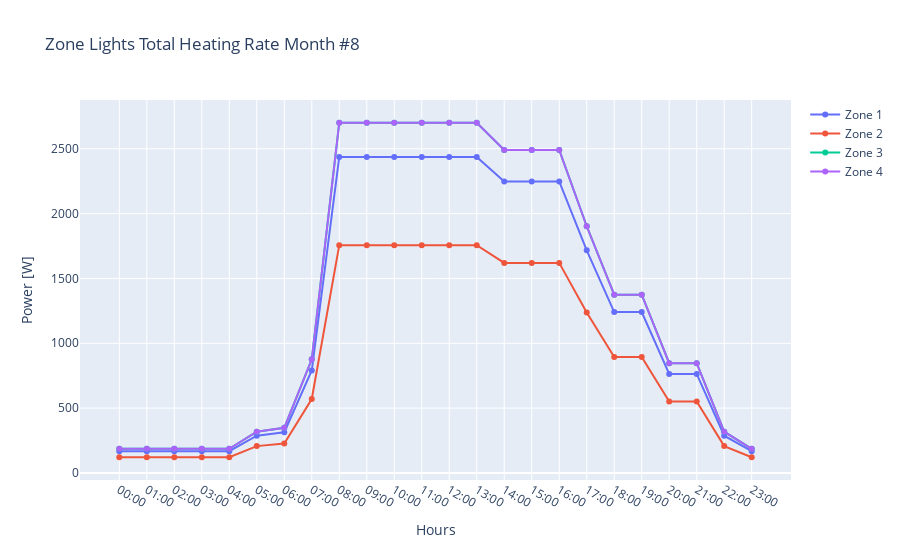

Source (notebook cell):
### Code cell
month_by_hour_zonal_plot("Zone Lights Total Heating Rate", 8)
